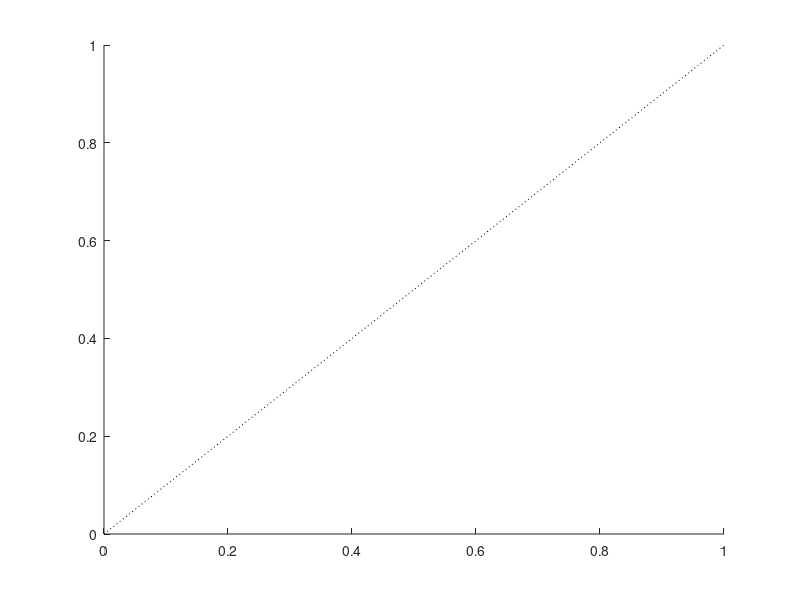

This figure's MATLAB source:
function hout = xyline(slope)
% xyline draw line x=y on current figure
%
%   xyline(slope) draw line with given slope (all intercepts=0)

if nargin < 1,
    slope = 1;
end

hold on
ax = axis;
lowx = max(ax([1 3]));
lowy = lowx;
hix  = min(ax([2 4]));
hiy  = hix;

if slope < 1,
    hiy = hiy * slope;
elseif slope > 1,
    hix = hix / slope;
end

h = plot([lowx hix], [lowy hiy], 'k:');
if nargout,
    hout = h;
end